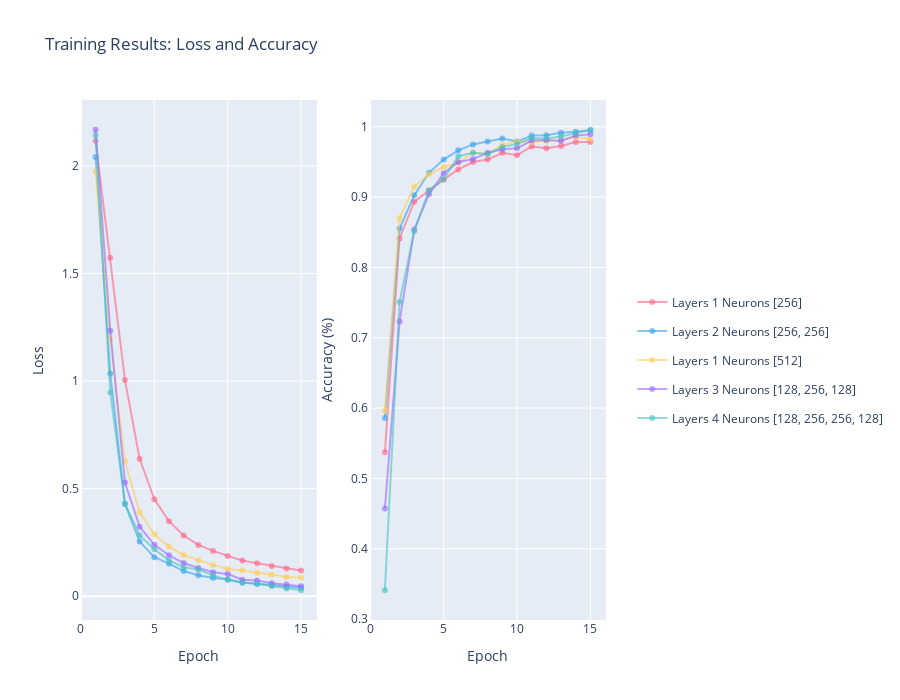

Notebook code for this chart:
### Code cell
plot_training_results(nl_results, nl_color_map)

### Figure 1 — Plotly figure (JSON) as saved in the notebook; plotly's stock layout.template omitted (floating-point values rounded to 4 significant figures)
{"data": [{"legendgroup": "Layers 1 Neurons [256]", "line": {"color": "rgba(255, 99, 132, 0.6)"}, "mode": "lines+markers", "name": "Layers 1 Neurons [256]", "showlegend": true, "type": "scatter", "x": [1, 2, 3, 4, 5, 6, 7, 8, 9, 10, 11, 12, 13, 14, 15], "y": [2.116, 1.574, 1.005, 0.6386, 0.4512, 0.3487, 0.2824, 0.2386, 0.2107, 0.1876, 0.1662, 0.1528, 0.1408, 0.1288, 0.1198]}, {"legendgroup": "Layers 1 Neurons [256]", "line": {"color": "rgba(255, 99, 132, 0.6)"}, "mode": "lines+markers", "name": "Layers 1 Neurons [256]", "showlegend": false, "type": "scatter", "x": [1, 2, 3, 4, 5, 6, 7, 8, 9, 10, 11, 12, 13, 14, 15], "xaxis": "x2", "y": [0.5372, 0.8413, 0.8935, 0.9095, 0.9248, 0.9395, 0.9499, 0.9534, 0.9631, 0.9596, 0.9722, 0.9694, 0.9729, 0.9784, 0.9784], "yaxis": "y2"}, {"legendgroup": "Layers 2 Neurons [256, 256]", "line": {"color": "rgba(54, 162, 235, 0.6)"}, "mode": "lines+markers", "name": "Layers 2 Neurons [256, 256]", "showlegend": true, "type": "scatter", "x": [1, 2, 3, 4, 5, 6, 7, 8, 9, 10, 11, 12, 13, 14, 15], "y": [2.041, 1.035, 0.429, 0.2544, 0.1814, 0.1512, 0.1169, 0.09773, 0.08468, 0.07861, 0.06337, 0.05713, 0.05118, 0.04306, 0.03987]}, {"legendgroup": "Layers 2 Neurons [256, 256]", "line": {"color": "rgba(54, 162, 235, 0.6)"}, "mode": "lines+markers", "name": "Layers 2 Neurons [256, 256]", "showlegend": false, "type": "scatter", "x": [1, 2, 3, 4, 5, 6, 7, 8, 9, 10, 11, 12, 13, 14, 15], "xaxis": "x2", "y": [0.5859, 0.8553, 0.9026, 0.9346, 0.9534, 0.9666, 0.9749, 0.9791, 0.9833, 0.9791, 0.9875, 0.9882, 0.9916, 0.993, 0.9951], "yaxis": "y2"}, {"legendgroup": "Layers 1 Neurons [512]", "line": {"color": "rgba(255, 206, 86, 0.6)"}, "mode": "lines+markers", "name": "Layers 1 Neurons [512]", "showlegend": true, "type": "scatter", "x": [1, 2, 3, 4, 5, 6, 7, 8, 9, 10, 11, 12, 13, 14, 15], "y": [1.976, 1.195, 0.6267, 0.3903, 0.2877, 0.2305, 0.1911, 0.1676, 0.1455, 0.1264, 0.1194, 0.1087, 0.1008, 0.08932, 0.08587]}, {"legendgroup": "Layers 1 Neurons [512]", "line": {"color": "rgba(255, 206, 86, 0.6)"}, "mode": "lines+markers", "name": "Layers 1 Neurons [512]", "showlegend": false, "type": "scatter", "x": [1, 2, 3, 4, 5, 6, 7, 8, 9, 10, 11, 12, 13, 14, 15], "xaxis": "x2", "y": [0.5964, 0.8699, 0.9151, 0.9325, 0.9429, 0.9485, 0.9638, 0.9617, 0.9743, 0.9791, 0.9784, 0.9798, 0.9812, 0.9854, 0.9826], "yaxis": "y2"}, {"legendgroup": "Layers 3 Neurons [128, 256, 128]", "line": {"color": "rgba(153, 102, 255, 0.6)"}, "mode": "lines+markers", "name": "Layers 3 Neurons [128, 256, 128]", "showlegend": true, "type": "scatter", "x": [1, 2, 3, 4, 5, 6, 7, 8, 9, 10, 11, 12, 13, 14, 15], "y": [2.168, 1.234, 0.5283, 0.3233, 0.2391, 0.1904, 0.1543, 0.1308, 0.1118, 0.1031, 0.07664, 0.07314, 0.06034, 0.05493, 0.04677]}, {"legendgroup": "Layers 3 Neurons [128, 256, 128]", "line": {"color": "rgba(153, 102, 255, 0.6)"}, "mode": "lines+markers", "name": "Layers 3 Neurons [128, 256, 128]", "showlegend": false, "type": "scatter", "x": [1, 2, 3, 4, 5, 6, 7, 8, 9, 10, 11, 12, 13, 14, 15], "xaxis": "x2", "y": [0.4572, 0.723, 0.8539, 0.904, 0.9339, 0.9499, 0.9541, 0.9631, 0.968, 0.9694, 0.9805, 0.9812, 0.9798, 0.9875, 0.9896], "yaxis": "y2"}, {"legendgroup": "Layers 4 Neurons [128, 256, 256, 128]", "line": {"color": "rgba(75, 192, 192, 0.6)"}, "mode": "lines+markers", "name": "Layers 4 Neurons [128, 256, 256, 128]", "showlegend": true, "type": "scatter", "x": [1, 2, 3, 4, 5, 6, 7, 8, 9, 10, 11, 12, 13, 14, 15], "y": [2.142, 0.947, 0.4298, 0.2833, 0.2189, 0.167, 0.1346, 0.1244, 0.09675, 0.07584, 0.06226, 0.05804, 0.04764, 0.03635, 0.02777]}, {"legendgroup": "Layers 4 Neurons [128, 256, 256, 128]", "line": {"color": "rgba(75, 192, 192, 0.6)"}, "mode": "lines+markers", "name": "Layers 4 Neurons [128, 256, 256, 128]", "showlegend": false, "type": "scatter", "x": [1, 2, 3, 4, 5, 6, 7, 8, 9, 10, 11, 12, 13, 14, 15], "xaxis": "x2", "y": [0.341, 0.7509, 0.8518, 0.9095, 0.9255, 0.9582, 0.9631, 0.961, 0.9715, 0.9756, 0.984, 0.9833, 0.9861, 0.991, 0.9958], "yaxis": "y2"}], "layout": {"height": 700, "legend": {"x": 1.05, "xanchor": "left", "y": 0.5, "yanchor": "middle"}, "title": {"text": "Training Results: Loss and Accuracy"}, "xaxis": {"domain": [0, 0.45], "title": {"text": "Epoch"}}, "xaxis2": {"domain": [0.55, 1], "title": {"text": "Epoch"}}, "yaxis": {"title": {"text": "Loss"}}, "yaxis2": {"anchor": "x2", "title": {"text": "Accuracy (%)"}}}}
